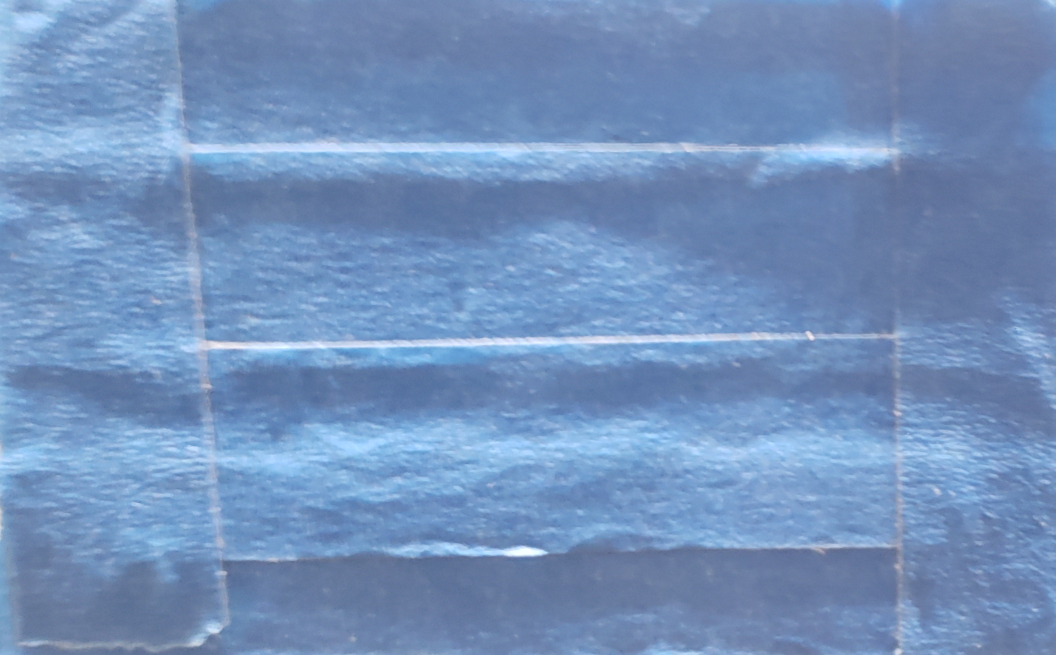
#> input picture Blues/20230222_101915.jpg, 2111 x 1310 px, given in place of the camera (shown at 1/2 size)
$ python main.py
#> lines starting #> are read from the running program, lines starting #| are printed output that depends on the picture; after the words box and inside, x2 and y2 are one past the last pixel; in counts of white or black regions, pixels touching at a corner belong together
import cv2
import numpy as np
import math

vid_capture = cv2.VideoCapture(0) #put in (0, *OPTIONAL* cv2.CAP_ANY) for webcam
 #from image sequence (where %04d means 4 digits like 0001 0002 etc.
#vid_capture = cv2.VideoCapture('Resources/Image_sequence/Cars%04d.jpg')
dispensing = True
minHSV = np.array([100,100,25])
maxHSV = np.array([125,225,225])
if (vid_capture.isOpened() == False):
    print("Error opening the video file")
# Read fps and frame count
else:
    # Get frame rate information
    # You can replace 5 with CAP_PROP_FPS as well, they are enumerations
    fps = vid_capture.get(5) #foesnt work for webcam. all options at https://docs.opencv.org/4.x/d4/d15/group__videoio__flags__base.html#gaeb8dd9c89c10a5c63c139bf7c4f5704d
    print('Frames per second : ', fps,'FPS')

    # Get frame count
    # You can replace 7 with CAP_PROP_FRAME_COUNT as well, they are enumerations
    frame_count = vid_capture.get(7)
    print('Frame count : ', frame_count)

max_center = (0,0)
sec_max_center = (0,0)
while(vid_capture.isOpened()):
  # vid_capture.read() methods returns a tuple, first element is a bool
  # and the second is frame
  ret, frame = vid_capture.read()
#> frame is the input picture: shape (1310, 2111, 3); mean B, G, R 188.1, 145.5, 115.1
  if ret == True: #there is a frame to read
    #setting the instructions
    instruc = (50,100)
    instruc_end  = (instruc[0] + 1100, instruc[1] - 45)
    cv2.rectangle(frame, (instruc[0], instruc[1] +3), instruc_end, (255,255,255), thickness= -1, lineType=cv2.LINE_8)
    if (dispensing):
        cv2.putText(frame, "Press s to switch to aspirating", instruc, fontFace = cv2.FONT_HERSHEY_TRIPLEX, fontScale = 2, color = (0,0,0))
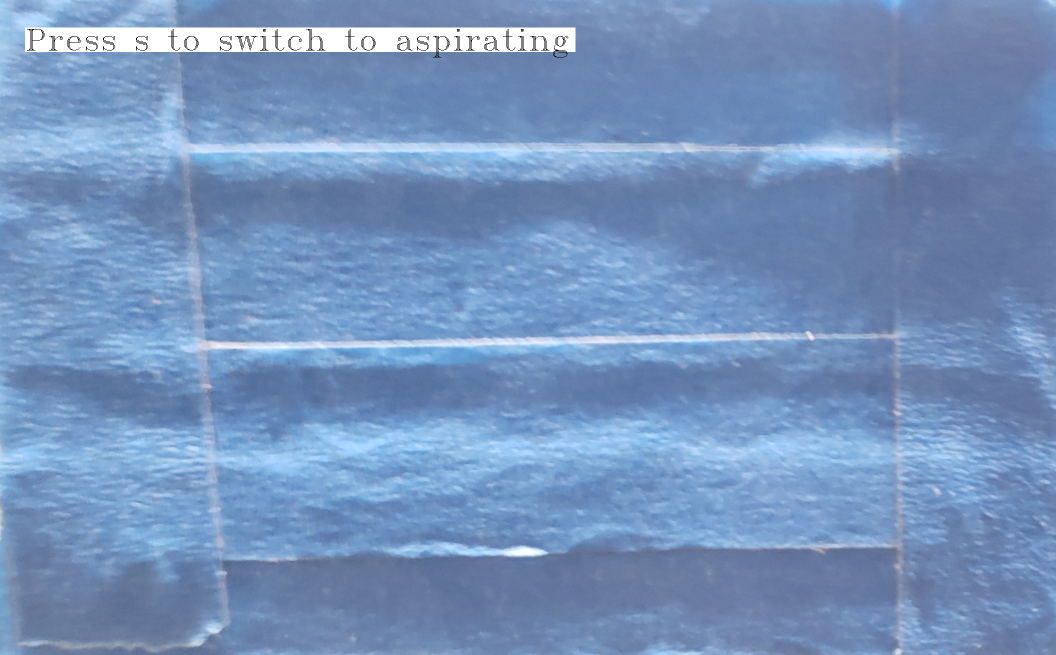
#> frame: shape (1310, 2111, 3) (shown at 1/2 size); mean B, G, R 189.2, 147.3, 117.4
    else:
        cv2.putText(frame, "Press s to switch to dispensing", instruc, fontFace = cv2.FONT_HERSHEY_TRIPLEX, fontScale = 2, color = (0,0,0))

    #using the hsv color space (typically the best for color detection)
    hsv=cv2.cvtColor(frame,cv2.COLOR_BGR2HSV)
#> hsv: shape (1310, 2111, 3); mean H, S, V 105.6, 97.5, 189.2
    maskHSV = cv2.inRange(hsv, minHSV, maxHSV) #make a mask for all colors in that range
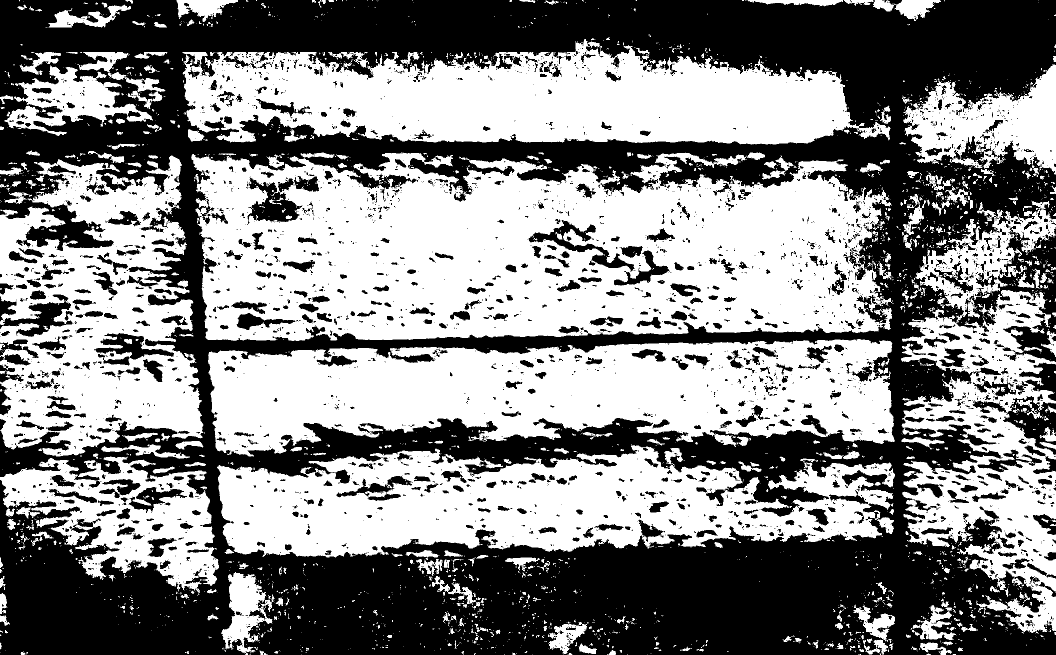
#> maskHSV: shape (1310, 2111) (shown at 1/2 size); 52.6% white; 3801 black regions (2921 under 20 px)
    if(max_center != (0,0)):
        #make a circle around the previous two points
        mask_spacial = np.zeros(frame.shape[:2], dtype = "uint8")
        mask_spacial = cv2.circle(mask_spacial,max_center, 300,255,-1)
        mask_spacial = cv2.circle(mask_spacial,sec_max_center, 300,255,-1)
        mask = cv2.bitwise_and(maskHSV,mask_spacial)
        mask = maskHSV
    else:
        mask = maskHSV
    contours,_= cv2.findContours(mask,cv2.RETR_EXTERNAL,cv2.CHAIN_APPROX_SIMPLE) #grab contours of mask
#> contours = 3010 contours, 2672 with area under 20; largest, box (x1, y1, x2, y2) and area: (382, 305, 1784, 682) 432008, (416, 678, 1790, 913) 232175, (434, 888, 1790, 1115) 202584, (365, 78, 1781, 289) 200619, (0, 311, 407, 913) 167169
    if len(contours) > 1:
        #get max 2 contours
        max = float('-inf')
        second_last = float('-inf')

        max_contour = contours[0]
#> max_contour = [[1295, 1309]]
        sec_max_contour = contours[1]
#> sec_max_contour = [[1135, 1309]]
        for contour in contours:
            if cv2.contourArea(contour)>max:
                sec_max_contour = max_contour
                max_contour = contour
                second_last = max
                max = cv2.contourArea(contour)
            elif cv2.contourArea(contour) > second_last:
                sec_max_contour = contour
                second_last = cv2.contourArea(contour)
#> this loop made 3010 passes
#> (sec_max_contour, max_contour, second_last, max) on pass 5: ([[1295, 1309]], [[1906, 1308], [1905, 1309], [1911, 1309], [1911, 1308]], 0, 5.5)
#> (max_contour, second_last, max) on pass 1: ([[1295, 1309]], -inf, 0)
#> after the loop, max = 432008.5; max_contour = contour of 5452 points, box (x1, y1, x2, y2) (382, 305, 1784, 682), area 432008; sec_max_contour = contour of 2814 points, box (x1, y1, x2, y2) (416, 678, 1790, 913), area 232175; second_last = 232175

        #get the center of each contour
        M=cv2.moments(max_contour)
#> M = moments, m00 432008.5, centre m10/m00, m01/m00 = (1054.7, 506.5)
        if(M['m00'] == 0):
            continue
        cx=int(M['m10']//M['m00'])
#> cx = 1054
        cy=int(M['m01']//M['m00'])
#> cy = 506
        max_center = (cx,cy)
#> max_center = (1054, 506)

        cv2.circle(frame, (cx,cy),3,(0,0,255),-1)
#> frame: shape (1310, 2111, 3); under 0.01% of pixels changed, all inside (x1, y1, x2, y2) = (1051, 503, 1058, 510)
        point_max = (cx, cy)
#> point_max = (1054, 506)
        M=cv2.moments(sec_max_contour)
#> M = moments, m00 232175, centre m10/m00, m01/m00 = (1111.6, 781.7)
        if(M['m00'] == 0):
            continue
        cx=int(M['m10']//M['m00'])
#> cx = 1111
        cy=int(M['m01']//M['m00'])
#> cy = 781
        sec_max_center = (cx,cy)
#> sec_max_center = (1111, 781)
        cv2.circle(frame, (cx,cy),3,(0,0,255),-1)
#> frame: shape (1310, 2111, 3); mean B, G, R 189.2, 147.3, 117.4
        point_sec = (cx, cy)
#> point_sec = (1111, 781)

        #draw the contours
        cv2.drawContours(frame, max_contour, -1, (0, 255, 0), 2, cv2.LINE_AA)
        cv2.drawContours(frame, sec_max_contour, -1, (0, 255, 0), 2, cv2.LINE_AA)
        cv2.line(frame, point_max, point_sec, (255, 255, 0), thickness=1, lineType=cv2.LINE_AA)
#> frame: shape (1310, 2111, 3); mean B, G, R 186.8, 148.6, 115.9

        text = "NA"
        #get the angles
        if((point_max[0]-point_sec[0]) != 0):
            angle = round(abs(math.atan((point_max[1]-point_sec[1])/(point_max[0]-point_sec[0]))*180/math.pi),2)
#> angle = 78.29
            text = str(angle)
#> text = '78.29'
        #org: Where you want to put the text
        org = (50,350)
        #highlight
        start_point =org
        end_point =(org[0] + 150, org[1] - 40)
        if dispensing == True:
            if (angle < 70 and angle > 45):
                color = (0,255,0)
            else:
                color = (0,0,255)
        else:
            if (angle > 85):
                color = (0,255,0)
            else:
                color = (0,0,255)

        # draw the rectangle
        cv2.rectangle(frame, start_point, end_point, color, thickness= -1, lineType=cv2.LINE_8)
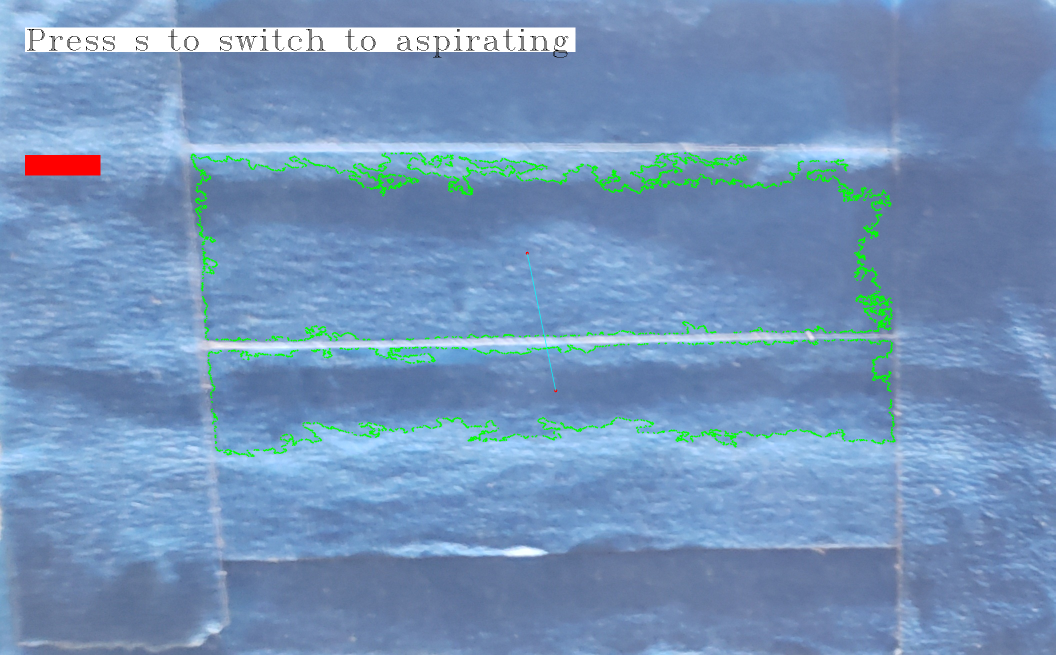
#> frame: shape (1310, 2111, 3) (shown at 1/2 size); mean B, G, R 186.3, 148.2, 116.2

        cv2.putText(frame, text, org, fontFace = cv2.FONT_HERSHEY_PLAIN, fontScale = 3, color = (0,0,0))
#> frame: shape (1310, 2111, 3); 0.01% of pixels changed, all inside (x1, y1, x2, y2) = (56, 320, 180, 348)
    cv2.imshow('Frame',frame)

    key = cv2.waitKey(50)
#> (key q is pressed here)
    if key == ord('s'):
        dispensing = not dispensing
    elif key == ord('q'):
      break
  else:
    break

# Release the video capture object
vid_capture.release()
cv2.destroyAllWindows()
